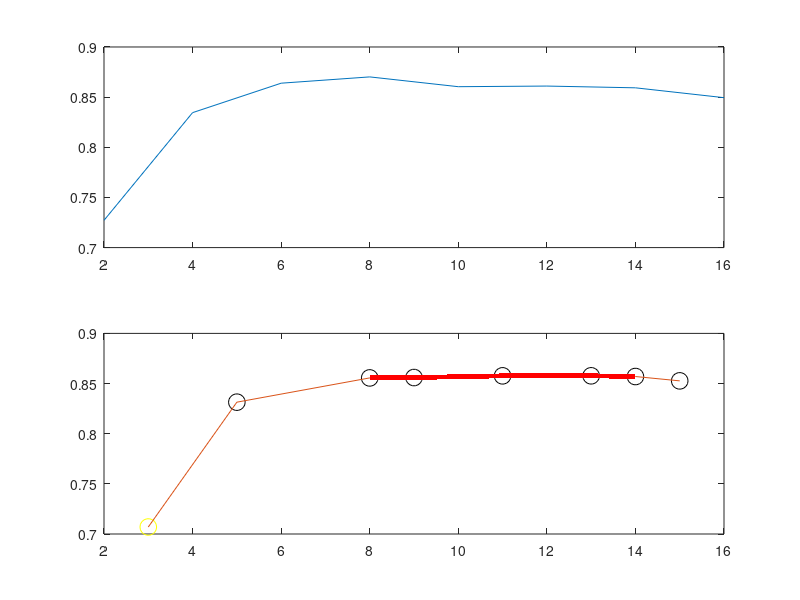

The MATLAB source for this figure: (Note: this script raises an error after producing the figure.)
y=[0.727189905	0.834536549	0.863905585	0.870173508	0.86041296	0.86104102	0.859290929	0.849471004];
x=2:2:16;
x2=[3 5 8 9 11 13 14 15];
y2=[0.706979638 0.831426783 0.855616842 0.855985031 0.857682699  0.857717762, 0.856999627 0.85267497];
subplot(2,1,1);plot(x,y),axis([2,16,0.7,0.9]),hold on;

subplot(2,1,2);
plot(x2(1),y2(1),'o','markersize',12,'color','y'),hold on
plot(x2(2),y2(2),'o','markersize',12,'color','k')
plot(x2(3),y2(3),'o','markersize',12,'color','k')
plot(x2(4),y2(4),'o','markersize',12,'color','k')
plot(x2(5),y2(5),'o','markersize',12,'color','k')
plot(x2(6),y2(6),'o','markersize',12,'color','k')
plot(x2(7),y2(7),'o','markersize',12,'color','k')
plot(x2(8),y2(8),'o','markersize',12,'color','k')
plot(x2,y2),axis([2,16,0.7,0.9]),hold on;
x3=x2(3:7);
y3=y2(3:7);
xconf = [x3 x3(end:-1:1)];
yconf = [y3+0.0024 y3(end:-1:1)-0.0024];
p = fill(xconf,yconf,'r','FaceColor',[1 0 0],'EdgeColor','none');alpha(0.3);